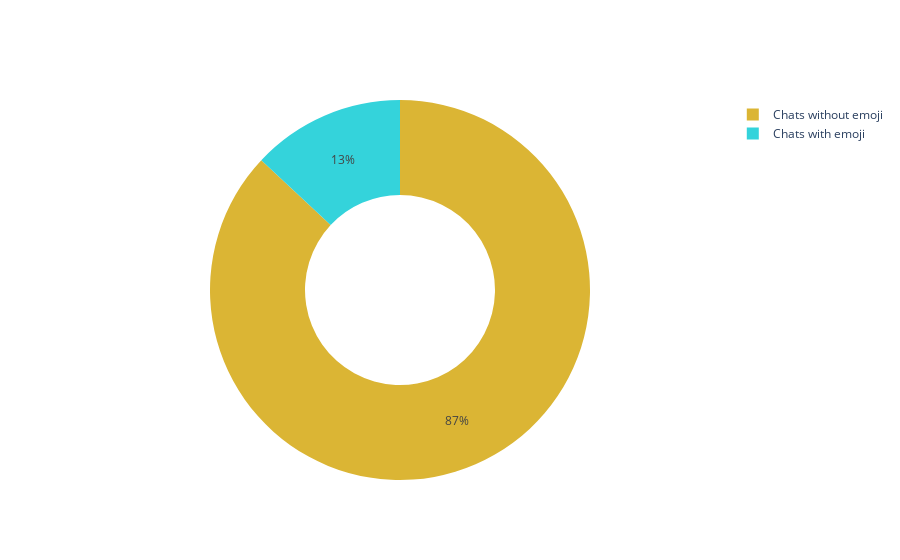

Notebook code for this chart:
### Code cell
fig = go.Figure(data=go.Pie(labels = ["Chats without emoji", "Chats with emoji"],
                            values = df.assign(is_emoji = df["Emoji"].apply(lambda x: True if x != "" else False)).groupby("is_emoji").count()[["Message"]].reset_index()["Message"],
                            hole = 0.5, 
                            marker = dict(colors=[ "#DBB534", "#34D3DB"])))
fig.update_traces(hoverinfo = "label + value")

### Figure 1 — Plotly figure (JSON) as saved in the notebook; plotly's stock layout.template omitted (floating-point values rounded to 4 significant figures)
{"data": [{"hole": 0.5, "hoverinfo": "label+value", "labels": ["Chats without emoji", "Chats with emoji"], "marker": {"colors": ["#DBB534", "#34D3DB"]}, "type": "pie", "values": [54581, 8173]}], "layout": {}}
